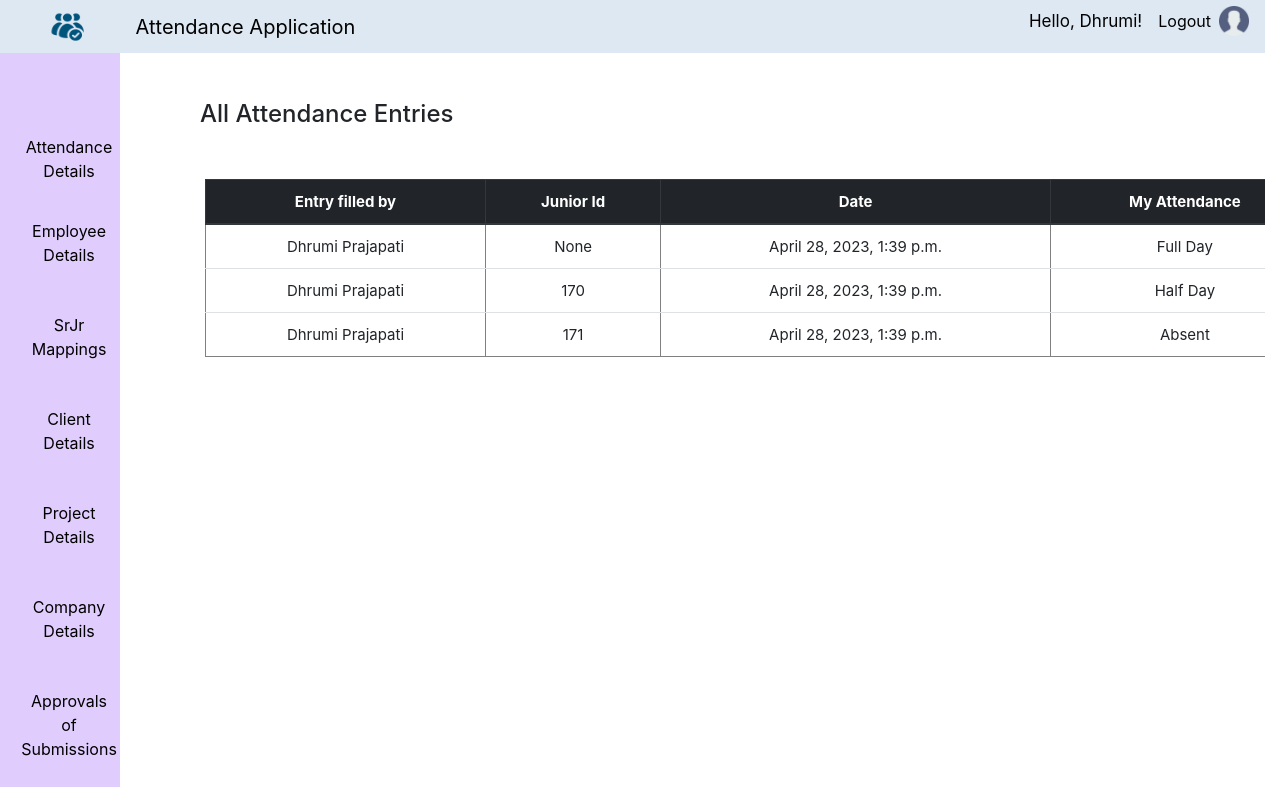
/AttEntry/ (signed in), run on an earlier commit of the app's database.
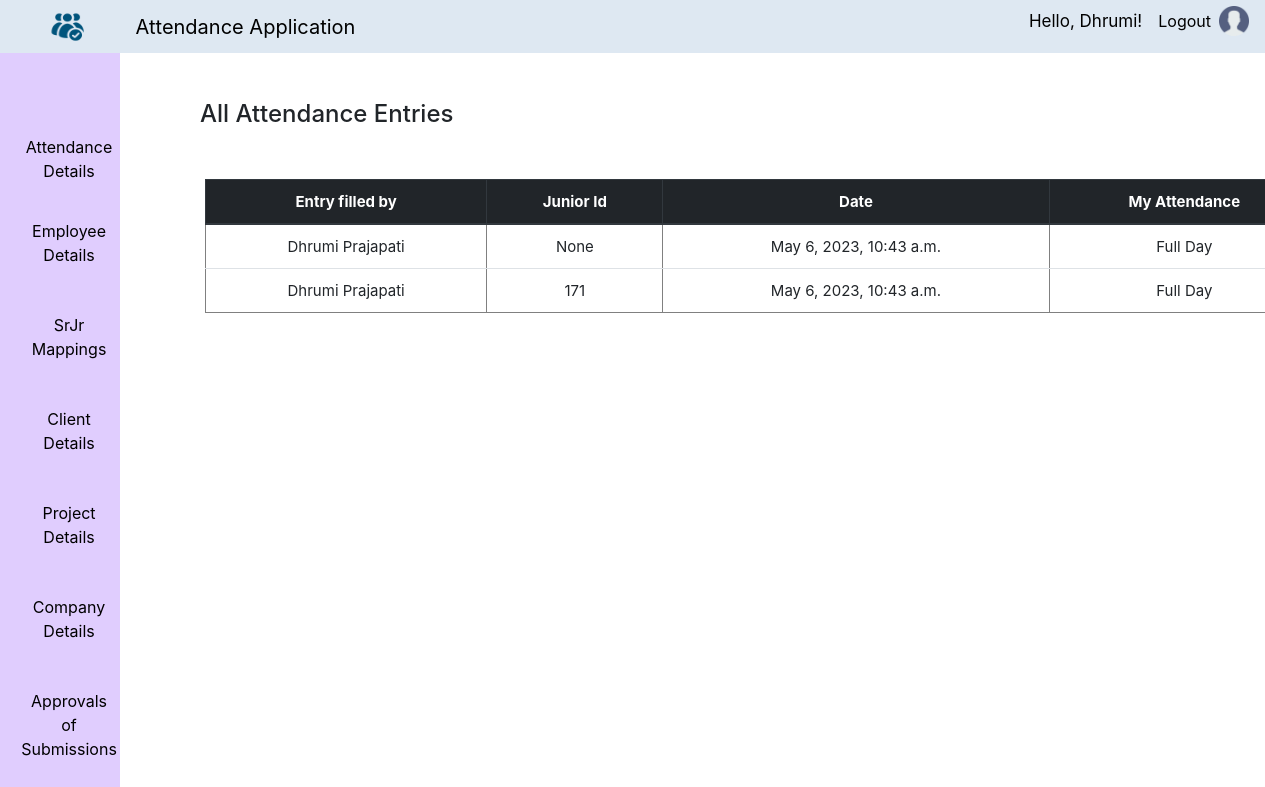
And on a later commit of the database.
### Attendance/models.py (models this page shows, shortened)
class Attendance(models.Model):
        ATTENDANCE = (('Full Day','Full Day'),
                      ('Half Day','Half Day'),
                      ('Overtime','Overtime'),
                      ('Absent','Absent'),)
        user = models.ForeignKey(User, on_delete=models.CASCADE, default=None)
        tdate = models.DateTimeField(default=timezone.now, verbose_name='Today Date', editable=False)
        attendance = models.CharField(choices=ATTENDANCE, max_length=100, null=True, verbose_name='Attendance', default='Full Day')
        mapping = models.ForeignKey(Mapping, on_delete=models.CASCADE, default=None, null=True)
        class Meta:
                db_table = "Attendance"

class Mapping(models.Model):
        user = models.ForeignKey(User, on_delete=models.CASCADE, default=1)
        junior = models.CharField(max_length=255, null=True,verbose_name='Junior')
        class Meta:
                db_table = "Mapping"
        def __str__(self):
                if self.junior is not None:
                        return self.junior
                else:
                        return ""

### Attendance/views.py (the view)
# urls.py: path('AttEntry/',views.AttEntry,name='AttEntry'),
@login_required(login_url='loginview')
@never_cache
def AttEntry(request):
    data = Attendance.objects.filter(user=request.user)
    juniors  = Mapping.objects.filter(user=request.user)
    template = loader.get_template('AttEntry.html')
    context = {
        'attdata': data,
        'juniorsatt': juniors,
    }
    return HttpResponse(template.render(context, request))

### Attendance/templates/AttEntry.html (shortened to what this page needs)
{% extends "home.html" %}
{% load static %}
{% block content %}
{% block emp %}
{% block manager %}
<div class="emp">
  <h4 style="text-align: left; margin: 50px 0px 50px 50px;">
    All Attendance Entries
  </h4>
  {% if attdata %}
  <table border='1' style="margin-left: 55;" class="table text-center">
    <thead class="thead-dark">
      <tr>
        <th scope="col">Entry filled by</th>
        <th scope="col">Junior Id</th>
        <th scope="col">Date</th>
        <th scope="col">My Attendance</th>
      </tr>
    </thead>
    <tbody>
      {% for x in attdata %}
      <tr>
        <td>{{ x.user.get_full_name }}</td>
        <td>{{ x.mapping }}</td>
        <td>{{ x.tdate }}</td>
        <td>{{ x.attendance }}</td>
      </tr>
      {% endfor %}
    </tbody>
  </table>
</div>
{% endif %}
{% endblock %}
{% endblock %}
{% endblock %}

### Attendance/templates/home.html (shortened to what this page needs)
{% load static %}
<!doctype html lang="en">
  <head>
    <link rel="stylesheet" href="https://cdn.jsdelivr.net/npm/bootstrap@4.0.0/dist/css/bootstrap.min.css">
    <link rel="stylesheet" href="{% static 'css/style.css' %}">
  </head>
  <body>
      <nav class="navbar navbar-expand-lg nav1">
        <div class="container-fluid" style="width: fit-content;">
          <a class="navbar-brand" href="#">
            <img src="{% static 'images/applogo.jpg' %}" width="45" height="40" class="d-inline-block align-top" alt="" style="margin-left: 28px;">
          </a>
        </div>
          <div class="collapse navbar-collapse" id="navbarSupportedContent">
            <ul class="navbar-nav">
              <li class="nav-item" style="margin-left: 15px;">
                <a class="navbar-brand float-left" href="#">Attendance Application</a>
              </li>
            </ul>
            <ul class="navbar-nav mb-2 mb-lg-0 d-flex" style="position: absolute; right: 0;">
              <li>
                <a class="nav-link"  href="#" style="margin-top: 17px; font-size: 17px;">
                  {% if user.is_authenticated %}
                  <p>Hello, {{ user.first_name }}!</p>
                  {% endif %}
                </a>
              </li>
              <li>
                <a href="{% url 'logoutview' %}" class="nav-link" style="margin-top: 17px;">Logout</a>
              </li>
              <li class="nav-item" style="margin-top: 17px;">
                <a class="ml-auto navbar-brand" href="#">
                  <img src="{% static 'images/user1.png' %}" alt="Bootstrap" width="30" height="30">
                </a>
              </li>
            </ul>
          </div>
      </nav>
      {% block content %}
      {% endblock %}
      {% if request.user.is_superuser %}
      <nav class="navbar navbar-expand-lg nav2">
        <div class="container-fluid">
          <div class="row">
            <div class="col-md-1" style="min-width: 130px; margin: 0; padding: 0 10px; text-align: center;">
              <nav class="navbar navbar-default navbar-fixed-side">
                <ul class="nav navbar-nav">
                  <li class="nav-item list">
                    <a class="nav-link" href="#">Attendance Details</a>
                  </li>
                  <li class="nav-item list" style="margin-bottom: 10px;">
                    <a class="nav-link" href="#">Employee Details</a>
                  </li>
                  <li class="nav-item list" style="margin-bottom: 10px;">
                    <a class="nav-link" href="#">SrJr Mappings</a>
                  </li>
                  <li class="nav-item list" style="margin-bottom: 10px;">
                    <a class="nav-link" href="#">Client Details</a>
                  </li>
                  <li class="nav-item list" style="margin-bottom: 10px;">
                    <a class="nav-link" href="#">Project Details</a>
                  </li>
                  <li class="nav-item list" style="margin-bottom: 10px;">
                    <a class="nav-link" href="#">Company Details</a>
                  </li>
                  <li class="nav-item list" style="margin-bottom: 10px;">
                    <a class="nav-link" href="#">Approvals of Submissions</a>
                  </li>
                </ul>
              </nav>
            </div>
          </div>
        </div>
      </nav>
      {% endif %}
  </body>
</html>

### Attendance/static/css/style.css (style rules this page uses)
li a { color: black; text-decoration: none; }
.navbar { padding: 0.1rem; }
.nav1 { background-color:rgb(222, 232, 242); position: fixed; width: 100%; top: 0; left: 0; }
.nav2 { background-color: #e0cdfe; padding: 0.1rem; position: fixed; top: 53px; left: 0; width: 120px; height: 100%; }
.emp { margin-left: 150px; margin-top: 100px; }
.nav-item { position: relative; }
.nav-link { margin: 10px 0 10px 0; }
table { font-size: 15px; }

What changed in the data, as far as the page shows it:
removed Attendance: user.get_full_name "Dhrumi Prajapati", mapping "None", tdate "April 28, 2023, 1:39 p.m.", attendance "Full Day"
removed Attendance: user.get_full_name "Dhrumi Prajapati", mapping "170", tdate "April 28, 2023, 1:39 p.m.", attendance "Half Day"
removed Attendance: user.get_full_name "Dhrumi Prajapati", mapping "171", tdate "April 28, 2023, 1:39 p.m.", attendance "Absent"
added Attendance: user.get_full_name "Dhrumi Prajapati", mapping "None", tdate "May 6, 2023, 10:43 a.m.", attendance "Full Day"
added Attendance: user.get_full_name "Dhrumi Prajapati", mapping "171", tdate "May 6, 2023, 10:43 a.m.", attendance "Full Day"
